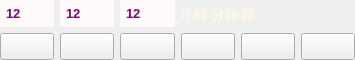
<?xml version="1.0" encoding="UTF-8"?>
<ui version="4.0">
 <class>lds_timeEdit</class>
 <widget class="QWidget" name="lds_timeEdit">
  <property name="geometry">
   <rect>
    <x>0</x>
    <y>0</y>
    <width>355</width>
    <height>60</height>
   </rect>
  </property>
  <property name="windowTitle">
   <string>Form</string>
  </property>
  <property name="styleSheet">
   <string notr="true">QWidget{font:bold 10pt;}
QRadioButton{
color:purple;
}

QRadioButton:indicator{
width:0px;
background:transparent;
}

QRadioButton:checked{
background:lightskyblue;
}

QRadioButton:unchecked{
background:snow;
}
QPushButton{
	min-width:50;
	min-height:0;
}</string>
  </property>
  <layout class="QGridLayout" name="gridLayout" rowstretch="1,1">
   <property name="leftMargin">
    <number>0</number>
   </property>
   <property name="topMargin">
    <number>0</number>
   </property>
   <property name="rightMargin">
    <number>0</number>
   </property>
   <property name="bottomMargin">
    <number>0</number>
   </property>
   <item row="0" column="0">
    <widget class="QRadioButton" name="radioButton_hour">
     <property name="sizePolicy">
      <sizepolicy hsizetype="Minimum" vsizetype="Expanding">
       <horstretch>0</horstretch>
       <verstretch>0</verstretch>
      </sizepolicy>
     </property>
     <property name="text">
      <string>12</string>
     </property>
    </widget>
   </item>
   <item row="0" column="1">
    <widget class="QRadioButton" name="radioButton_minute">
     <property name="sizePolicy">
      <sizepolicy hsizetype="Minimum" vsizetype="Expanding">
       <horstretch>0</horstretch>
       <verstretch>0</verstretch>
      </sizepolicy>
     </property>
     <property name="text">
      <string>12</string>
     </property>
    </widget>
   </item>
   <item row="0" column="2">
    <widget class="QRadioButton" name="radioButton_second">
     <property name="sizePolicy">
      <sizepolicy hsizetype="Minimum" vsizetype="Expanding">
       <horstretch>0</horstretch>
       <verstretch>0</verstretch>
      </sizepolicy>
     </property>
     <property name="text">
      <string>12</string>
     </property>
    </widget>
   </item>
   <item row="1" column="0">
    <widget class="QPushButton" name="pushButton_sub1">
     <property name="sizePolicy">
      <sizepolicy hsizetype="Minimum" vsizetype="Expanding">
       <horstretch>0</horstretch>
       <verstretch>0</verstretch>
      </sizepolicy>
     </property>
     <property name="text">
      <string/>
     </property>
    </widget>
   </item>
   <item row="1" column="1">
    <widget class="QPushButton" name="pushButton_sub2">
     <property name="sizePolicy">
      <sizepolicy hsizetype="Minimum" vsizetype="Expanding">
       <horstretch>0</horstretch>
       <verstretch>0</verstretch>
      </sizepolicy>
     </property>
     <property name="text">
      <string/>
     </property>
    </widget>
   </item>
   <item row="1" column="2">
    <widget class="QPushButton" name="pushButton_sub3">
     <property name="sizePolicy">
      <sizepolicy hsizetype="Minimum" vsizetype="Expanding">
       <horstretch>0</horstretch>
       <verstretch>0</verstretch>
      </sizepolicy>
     </property>
     <property name="text">
      <string/>
     </property>
    </widget>
   </item>
   <item row="1" column="3">
    <widget class="QPushButton" name="pushButton_sub4">
     <property name="sizePolicy">
      <sizepolicy hsizetype="Minimum" vsizetype="Expanding">
       <horstretch>0</horstretch>
       <verstretch>0</verstretch>
      </sizepolicy>
     </property>
     <property name="text">
      <string/>
     </property>
    </widget>
   </item>
   <item row="1" column="4">
    <widget class="QPushButton" name="pushButton_sub5">
     <property name="sizePolicy">
      <sizepolicy hsizetype="Minimum" vsizetype="Expanding">
       <horstretch>0</horstretch>
       <verstretch>0</verstretch>
      </sizepolicy>
     </property>
     <property name="text">
      <string/>
     </property>
    </widget>
   </item>
   <item row="1" column="5">
    <widget class="QPushButton" name="pushButton_sub6">
     <property name="sizePolicy">
      <sizepolicy hsizetype="Minimum" vsizetype="Expanding">
       <horstretch>0</horstretch>
       <verstretch>0</verstretch>
      </sizepolicy>
     </property>
     <property name="text">
      <string/>
     </property>
    </widget>
   </item>
   <item row="0" column="3" colspan="3">
    <widget class="QLabel" name="label">
     <property name="styleSheet">
      <string notr="true">color:oldlace;</string>
     </property>
     <property name="text">
      <string>小时-分钟-秒</string>
     </property>
    </widget>
   </item>
  </layout>
 </widget>
 <resources/>
 <connections/>
</ui>
